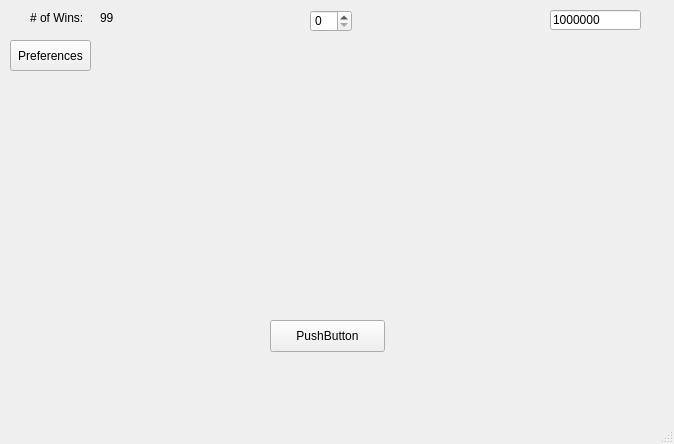
<?xml version="1.0" encoding="UTF-8"?>
<ui version="4.0">
 <class>MainWindow</class>
 <widget class="QMainWindow" name="MainWindow">
  <property name="geometry">
   <rect>
    <x>0</x>
    <y>0</y>
    <width>674</width>
    <height>444</height>
   </rect>
  </property>
  <property name="windowTitle">
   <string>MainWindow</string>
  </property>
  <widget class="QWidget" name="centralwidget">
   <widget class="QPushButton" name="rollButton">
    <property name="geometry">
     <rect>
      <x>270</x>
      <y>320</y>
      <width>115</width>
      <height>32</height>
     </rect>
    </property>
    <property name="text">
     <string>PushButton</string>
    </property>
   </widget>
   <widget class="QLabel" name="die1View">
    <property name="geometry">
     <rect>
      <x>110</x>
      <y>40</y>
      <width>181</width>
      <height>171</height>
     </rect>
    </property>
    <property name="text">
     <string/>
    </property>
    <property name="pixmap">
     <pixmap resource="crapsResources.qrc">:/6</pixmap>
    </property>
   </widget>
   <widget class="QLabel" name="die2View">
    <property name="geometry">
     <rect>
      <x>380</x>
      <y>40</y>
      <width>181</width>
      <height>181</height>
     </rect>
    </property>
    <property name="text">
     <string/>
    </property>
    <property name="pixmap">
     <pixmap resource="crapsResources.qrc">:/6</pixmap>
    </property>
   </widget>
   <widget class="QSpinBox" name="spinBox">
    <property name="geometry">
     <rect>
      <x>310</x>
      <y>10</y>
      <width>42</width>
      <height>22</height>
     </rect>
    </property>
   </widget>
   <widget class="QLabel" name="label">
    <property name="geometry">
     <rect>
      <x>30</x>
      <y>10</y>
      <width>58</width>
      <height>16</height>
     </rect>
    </property>
    <property name="text">
     <string># of Wins:</string>
    </property>
   </widget>
   <widget class="QLabel" name="winsCountValueUI">
    <property name="geometry">
     <rect>
      <x>100</x>
      <y>10</y>
      <width>58</width>
      <height>16</height>
     </rect>
    </property>
    <property name="text">
     <string>99</string>
    </property>
   </widget>
   <widget class="QLineEdit" name="currentBankValueUI">
    <property name="geometry">
     <rect>
      <x>550</x>
      <y>10</y>
      <width>91</width>
      <height>20</height>
     </rect>
    </property>
    <property name="text">
     <string>1000000</string>
    </property>
   </widget>
   <widget class="QPushButton" name="pushButton">
    <property name="geometry">
     <rect>
      <x>10</x>
      <y>40</y>
      <width>81</width>
      <height>31</height>
     </rect>
    </property>
    <property name="text">
     <string>Preferences</string>
    </property>
   </widget>
  </widget>
  <widget class="QMenuBar" name="menubar">
   <property name="geometry">
    <rect>
     <x>0</x>
     <y>0</y>
     <width>674</width>
     <height>21</height>
    </rect>
   </property>
  </widget>
  <widget class="QStatusBar" name="statusbar"/>
 </widget>
 <resources>
  <include location="crapsResources.qrc"/>
 </resources>
 <connections/>
</ui>
